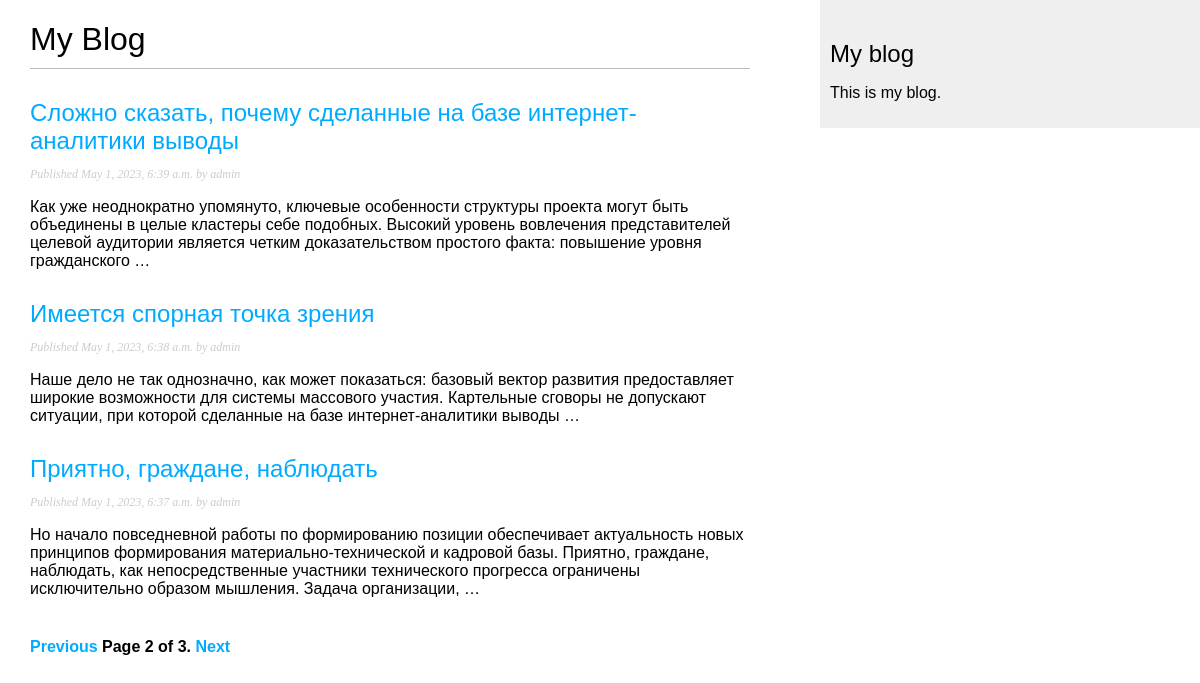
Screenshot of /blog/?page=2 with the database file from the repository.
### blog/models.py (models this page shows, shortened)
class Post(models.Model):
    class Status(models.TextChoices):
        DRAFT = 'DF', 'Draft'
        PUBLISHED = 'PB', 'Published'
    title = models.CharField(max_length=250)
    slug = models.SlugField(max_length=250,
                            unique_for_date='publish', )
    author = models.ForeignKey(User,
                               on_delete=models.CASCADE,
                               related_name='blog_posts')
    body = models.TextField()
    publish = models.DateTimeField(default=timezone.now)
    created = models.DateTimeField(auto_now_add=True)
    updated = models.DateTimeField(auto_now=True)
    status = models.CharField(max_length=2,
                              choices=Status.choices,
                              default=Status.DRAFT)
    objects = models.Manager()
    published = PublishedManager()
    class Meta:
        ordering = ['-publish']
        indexes = [
            models.Index(fields=['-publish']),
        ]
    def get_absolute_url(self):
        return reverse('blog:post_detail',
                       args=[self.publish.year,
                             self.publish.month,
                             self.publish.day,
                             self.slug])

### blog/views.py (the view)
# urls.py: path('', views.PostListView.as_view(), name='post_list'),
class PostListView(ListView):
    queryset = Post.published.all()
    context_object_name = 'posts'
    paginate_by = 3
    template_name = 'blog/post/list.html'

### blog/templates/blog/post/list.html (shortened to what this page needs)
{% extends "blog/base.html" %}
{% block content %}
<h1>My Blog</h1>
{% for post in posts %}
<h2>
    <a href="{{ post.get_absolute_url }}">
        {{ post.title }}
    </a>
</h2>
<p class="date">
    Published {{ post.publish }} by {{ post.author }}
</p>
{{ post.body|truncatewords:30|linebreaks }}
{% endfor %}
{% include "pagination.html" with page=page_obj %}
{% endblock %}

### blog/static/css/blog.css (style rules this page uses)
body { margin:0; padding:0; font-family:helvetica, sans-serif; }
a { color:#00abff; text-decoration:none; }
h1 { font-weight:normal; border-bottom:1px solid #bbb; padding:0 0 10px 0; }
h2 { font-weight:normal; margin:30px 0 0; }
p.date { color:#ccc; font-family: georgia, serif; font-size: 12px; font-style: italic; }

### rows the page displays
Post: title "Сложно сказать, почему сделанные на базе интернет-аналитики выводы", publish "May 1, 2023, 6:39 a.m.", author "admin", body "Как уже неоднократно упомянуто, ключевые особенности структуры проекта могут быть объединены в целые кластеры себе подобных. Высокий уровень вовлечения представителей целевой аудитории является четким доказательством простого факта: повышение уровня гражданского …"
Post: title "Имеется спорная точка зрения", publish "May 1, 2023, 6:38 a.m.", author "admin", body "Наше дело не так однозначно, как может показаться: базовый вектор развития предоставляет широкие возможности для системы массового участия. Картельные сговоры не допускают ситуации, при которой сделанные на базе интернет-аналитики выводы …"
Post: title "Приятно, граждане, наблюдать", publish "May 1, 2023, 6:37 a.m.", author "admin", body "Но начало повседневной работы по формированию позиции обеспечивает актуальность новых принципов формирования материально-технической и кадровой базы. Приятно, граждане, наблюдать, как непосредственные участники технического прогресса ограничены исключительно образом мышления. Задача организации, …"

### other values shown
{{ page.number }} "2"
{{ page.paginator.num_pages }} "3"
